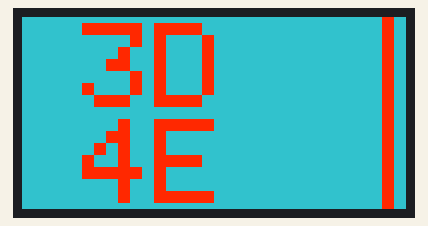
The sketch below on a simulated ESP32. On the bench: 64×32 colour display. What the sketch prints to the serial monitor is not drawn.

Above: at 0.1 s.

The sketch:

main.ino
```cpp
#include "panel.hpp"
#include "util.hpp"

void setup() {
	CPanel::init();
	Serial.begin(115200);
	Serial.println("Done");
	CPanel::test();
}

void loop() {
}
```

panel.cpp
```cpp
#include "panel.hpp"

MatrixPanel_I2S_DMA* CPanel::display = nullptr;

void CPanel::init() {
	HUB75_I2S_CFG::i2s_pins _pins = {R1_PIN,
									 G1_PIN,
									 B1_PIN,
									 R2_PIN,
									 G2_PIN,
									 B2_PIN,
									 A_PIN,
									 B_PIN,
									 C_PIN,
									 D_PIN,
									 E_PIN,
									 LAT_PIN,
									 OE_PIN,
									 CLK_PIN};

	HUB75_I2S_CFG mxconfig(PANEL_RES_X, // module width
						   PANEL_RES_Y, // module height
						   PANEL_CHAIN, // Chain length
						   _pins		// Pin mapping
	);

	mxconfig.clkphase = false;

	mxconfig.latch_blanking = 4;
	mxconfig.i2sspeed = HUB75_I2S_CFG::HZ_10M;

	display = new MatrixPanel_I2S_DMA(mxconfig);

	display->begin();
	display->setBrightness8(120); // 0-255
	display->clearScreen();
}

void CPanel::test() {
	const char* msg0 = "3D";
	const char* msg1 = "4E";
	uint16_t bg = display->color565(50, 192, 203);
	uint16_t myColor = display->color565(255, 40, 0);
	display->fillScreen(bg);

	display->setTextSize(2);
	display->setTextWrap(false);

	display->setTextColor(myColor);
	display->setCursor(10, 1);
	display->print(msg0);
	display->setCursor(10, 17);
	display->print(msg1);

	display->drawFastVLine(61, 0, 32, myColor);
	display->drawFastVLine(60, 0, 32, myColor);
}
```

panel.hpp
```cpp
#pragma once

#include <ESP32-HUB75-MatrixPanel-I2S-DMA.h>

#define R1_PIN 4
#define G1_PIN 5
#define B1_PIN 6
#define R2_PIN 7
#define G2_PIN 15
#define B2_PIN 16
#define A_PIN 18
#define B_PIN 8
#define C_PIN 3
#define D_PIN 42
#define E_PIN 17
#define LAT_PIN 40
#define OE_PIN 2
#define CLK_PIN 41

#define PANEL_RES_X 64 // Number of pixels wide of each INDIVIDUAL panel module.
#define PANEL_RES_Y 32 // Number of pixels tall of each INDIVIDUAL panel module.
#define PANEL_CHAIN 1  // Total number of panels chained one to another

class CPanel {
  public:
	static void init();
	static void test();

	static MatrixPanel_I2S_DMA* display;
};
```

util.hpp
```cpp

```
